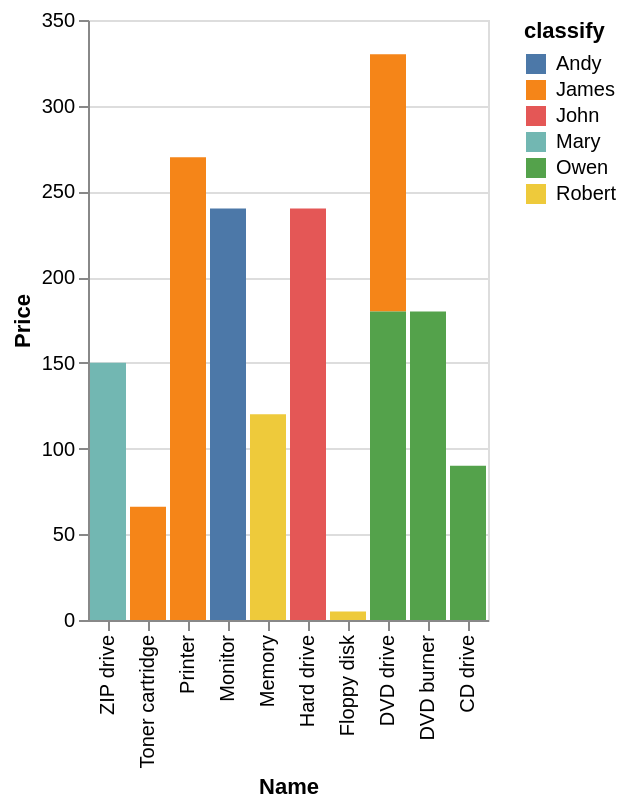

Vega-Lite specification stored for this chart:
### Vega-Lite specification from a JSON file in a GitHub repository (floating-point values rounded to 4 significant figures)
{"data": {"values": [{"x_data": "ZIP drive", "y_data": 0, "classify": "Andy"}, {"x_data": "Toner cartridge", "y_data": 0, "classify": "Andy"}, {"x_data": "Printer", "y_data": 0, "classify": "Andy"}, {"x_data": "Monitor", "y_data": 240, "classify": "Andy"}, {"x_data": "Memory", "y_data": 0, "classify": "Andy"}, {"x_data": "Hard drive", "y_data": 0, "classify": "Andy"}, {"x_data": "Floppy disk", "y_data": 0, "classify": "Andy"}, {"x_data": "DVD drive", "y_data": 0, "classify": "Andy"}, {"x_data": "DVD burner", "y_data": 0, "classify": "Andy"}, {"x_data": "CD drive", "y_data": 0, "classify": "Andy"}, {"x_data": "ZIP drive", "y_data": 0, "classify": "James"}, {"x_data": "Toner cartridge", "y_data": 66, "classify": "James"}, {"x_data": "Printer", "y_data": 270, "classify": "James"}, {"x_data": "Monitor", "y_data": 0, "classify": "James"}, {"x_data": "Memory", "y_data": 0, "classify": "James"}, {"x_data": "Hard drive", "y_data": 0, "classify": "James"}, {"x_data": "Floppy disk", "y_data": 0, "classify": "James"}, {"x_data": "DVD drive", "y_data": 150, "classify": "James"}, {"x_data": "DVD burner", "y_data": 0, "classify": "James"}, {"x_data": "CD drive", "y_data": 0, "classify": "James"}, {"x_data": "ZIP drive", "y_data": 0, "classify": "John"}, {"x_data": "Toner cartridge", "y_data": 0, "classify": "John"}, {"x_data": "Printer", "y_data": 0, "classify": "John"}, {"x_data": "Monitor", "y_data": 0, "classify": "John"}, {"x_data": "Memory", "y_data": 0, "classify": "John"}, {"x_data": "Hard drive", "y_data": 240, "classify": "John"}, {"x_data": "Floppy disk", "y_data": 0, "classify": "John"}, {"x_data": "DVD drive", "y_data": 0, "classify": "John"}, {"x_data": "DVD burner", "y_data": 0, "classify": "John"}, {"x_data": "CD drive", "y_data": 0, "classify": "John"}, {"x_data": "ZIP drive", "y_data": 150, "classify": "Mary"}, {"x_data": "Toner cartridge", "y_data": 0, "classify": "Mary"}, {"x_data": "Printer", "y_data": 0, "classify": "Mary"}, {"x_data": "Monitor", "y_data": 0, "classify": "Mary"}, {"x_data": "Memory", "y_data": 0, "classify": "Mary"}, {"x_data": "Hard drive", "y_data": 0, "classify": "Mary"}, {"x_data": "Floppy disk", "y_data": 0, "classify": "Mary"}, {"x_data": "DVD drive", "y_data": 0, "classify": "Mary"}, {"x_data": "DVD burner", "y_data": 0, "classify": "Mary"}, {"x_data": "CD drive", "y_data": 0, "classify": "Mary"}, {"x_data": "ZIP drive", "y_data": 0, "classify": "Owen"}, {"x_data": "Toner cartridge", "y_data": 0, "classify": "Owen"}, {"x_data": "Printer", "y_data": 0, "classify": "Owen"}, {"x_data": "Monitor", "y_data": 0, "classify": "Owen"}, {"x_data": "Memory", "y_data": 0, "classify": "Owen"}, {"x_data": "Hard drive", "y_data": 0, "classify": "Owen"}, {"x_data": "Floppy disk", "y_data": 0, "classify": "Owen"}, {"x_data": "DVD drive", "y_data": 180, "classify": "Owen"}, {"x_data": "DVD burner", "y_data": 180, "classify": "Owen"}, {"x_data": "CD drive", "y_data": 90, "classify": "Owen"}, {"x_data": "ZIP drive", "y_data": 0, "classify": "Robert"}, {"x_data": "Toner cartridge", "y_data": 0, "classify": "Robert"}, {"x_data": "Printer", "y_data": 0, "classify": "Robert"}, {"x_data": "Monitor", "y_data": 0, "classify": "Robert"}, {"x_data": "Memory", "y_data": 120, "classify": "Robert"}, {"x_data": "Hard drive", "y_data": 0, "classify": "Robert"}, {"x_data": "Floppy disk", "y_data": 5, "classify": "Robert"}, {"x_data": "DVD drive", "y_data": 0, "classify": "Robert"}, {"x_data": "DVD burner", "y_data": 0, "classify": "Robert"}, {"x_data": "CD drive", "y_data": 0, "classify": "Robert"}]}, "mark": "bar", "encoding": {"x": {"field": "x_data", "type": "nominal", "title": "Name", "sort": "descending"}, "y": {"field": "y_data", "type": "quantitative", "title": "Price"}, "color": {"field": "classify"}}}
